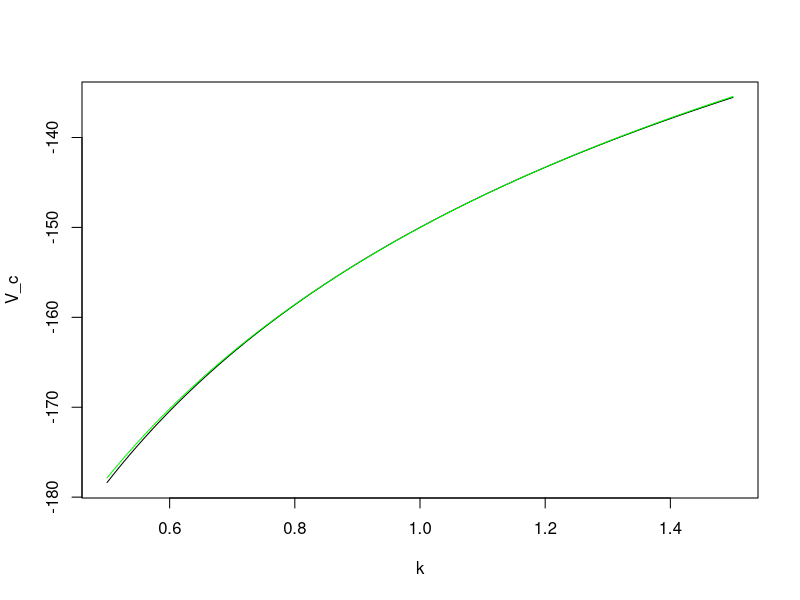
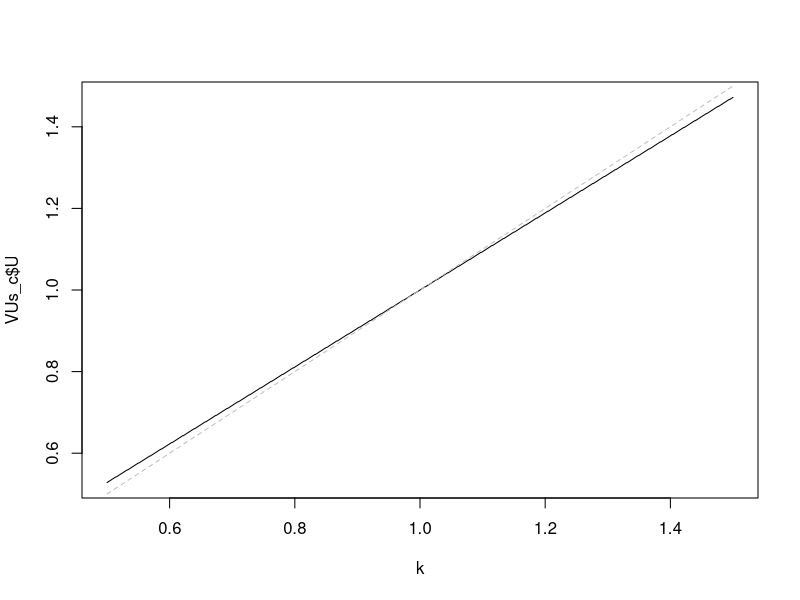
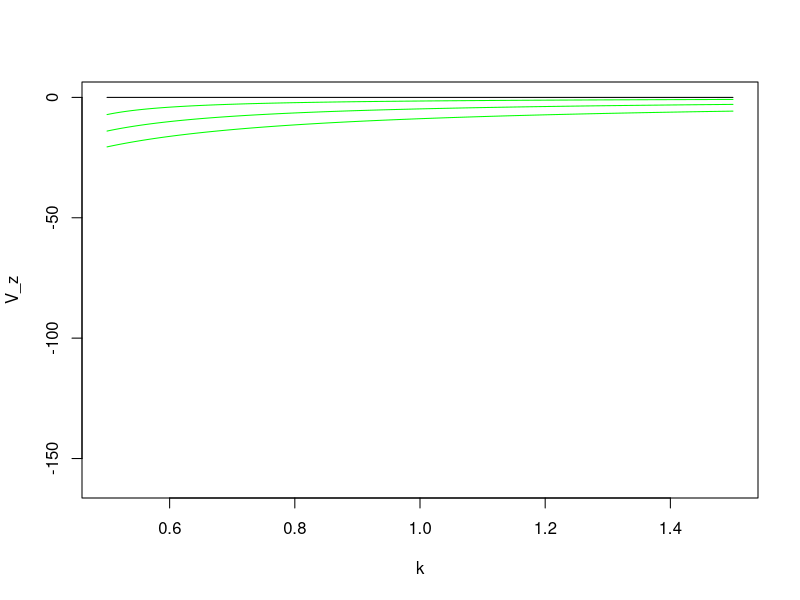

Write R code to recreate these figures, in order.
## ---- chunk 1
# Valeurs des paramètres
gamma <- -2.0   # Paramètre de préférence
beta <- 0.96    # Paramètre d'impatience
alpha <- 0.25   # Paramètre de production

# Fonction d'utilité
u <- function(c) {
  ifelse(c>0, c^(gamma + 1)/(gamma + 1), -Inf)
}

# Fonction de production
f <- function(k) {
  ((1-beta)/(alpha*beta)) * k^alpha
}
## ---- chunk 2
# Grille de capital
kappa <- 0.001
k <- seq(0.5, 1.5, by=kappa)
N <- length(k)

# Matrice de valeurs de u(k + f(k) - k+)
u_k <- function(k, kplus) {
  u(k + f(k) - kplus)
}
u_tab <- outer(k, k, u_k)

# Fonction de valeur initial, épargne zéro
V_c <- u(f(k))/(1-beta)

# Fonction de valeur initial, zéro
V_z <- rep(0, N)
## ---- chunk 3
# Iteration de la fonction de valeur
VU_suiv <- function(V) {
  V_suiv <- rep(0, N);
  U_suiv <- rep(0, N); U_suiv_i <- vector('integer', N)
  for (i in 1:N) {
    # k[i_plus] est la commande optimale à l'état k[i]
    i_plus = which.max(u_tab[i,] + beta*V)
    U_suiv[i] = k[i_plus]; U_suiv_i = i_plus
    # V_suiv[i] est la fonction V suivante à l'état k[i]
    V_suiv[i] = u_tab[i, i_plus] + beta*V[i_plus]
  }
  list(V=V_suiv, U=U_suiv, U_i=U_suiv_i)
}

# Une itération de T à partir de V_c
VUs_c <- VU_suiv(V_c)
## ---- chunk 4
plot(k, V_c, type='l')
lines(k, VUs_c$V, col='green')
## ---- chunk 5
plot(k, VUs_c$U, type='l')
lines(k, k, lty='dashed', col='grey')
## ---- chunk 6
plot(k, V_z, type='l', ylim = c(-160, 0)); V = V_z
for (i in 1:3) {
  V <- VU_suiv(V)$V; lines(k, V, col='green')
}
